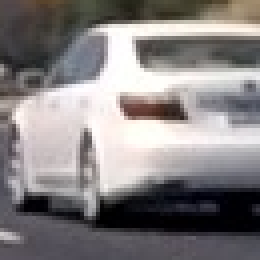
#> input picture vehicles/Extra/test3.png, 65 x 65 px (shown 4 times larger); its folder holds only this picture in this run
$ jupyter execute --allow-errors vehicle_detector.ipynb   (shell and % lines are left out)   (older library calls are emulated)
#> lines starting #> are read from the running program, lines starting #| are printed output that depends on the picture
# Self-Driving Car Engineer Nanodegree

## Project: Vehicle Detection

The goals / steps of this project are the following:

* Perform a Histogram of Oriented Gradients (HOG) feature extraction on a labeled training set of images and train a classifier Linear SVM classifier
* Optionally, you can also apply a color transform and append binned color features, as well as histograms of color, to your HOG feature vector.
* Note: for those first two steps don't forget to normalize your features and randomize a selection for training and testing.
* Implement a sliding-window technique and use your trained classifier to search for vehicles in images.
* Run your pipeline on a video stream (start with the test_video.mp4 and later implement on full project_video.mp4) and create a heat map of recurring detections frame by frame to reject outliers and follow detected vehicles.
* Estimate a bounding box for vehicles detected.

### Import section

[cell 1]
# Import section
import numpy as np
import cv2
import matplotlib.pyplot as plt
import matplotlib.image as mpimg
import glob
import time
from skimage.feature import hog
from sklearn.svm import LinearSVC
from sklearn.preprocessing import StandardScaler
from skimage.feature import hog
from sklearn.cross_validation import train_test_split

[cell 2]
# Define a function to return HOG features and visualization
def get_hog_features(img, orient, pix_per_cell, cell_per_block, vis=False, feature_vec=True):
    # Call with two outputs if vis==True
    if vis == True:
        features, hog_image = hog(img, orientations=orient,
                                  pixels_per_cell=(pix_per_cell, pix_per_cell),
                                  block_norm= 'L2-Hys',
                                  cells_per_block=(cell_per_block, cell_per_block),
                                  transform_sqrt=False,
                                  visualise=vis, feature_vector=feature_vec)
        return features, hog_image
    # Otherwise call with one output
    else:
        features = hog(img, orientations=orient,
                       pixels_per_cell=(pix_per_cell, pix_per_cell),
                       cells_per_block=(cell_per_block, cell_per_block),
                       block_norm= 'L2-Hys',
                       transform_sqrt=False,
                       visualise=vis, feature_vector=feature_vec)
        return features

[cell 3]
# Define a function to compute binned color features
def bin_spatial(img, size=(32, 32)):
    # Use cv2.resize().ravel() to create the feature vector
    features = cv2.resize(img, size).ravel()
    # Return the feature vector
    return features

[cell 4]
# Define a function to compute color histogram features
# NEED TO CHANGE bins_range if reading .png files with mpimg!
def color_hist(img, nbins=32, bins_range=(0, 256)):
    # Compute the histogram of the color channels separately
    channel1_hist = np.histogram(img[:,:,0], bins=nbins, range=bins_range)
    channel2_hist = np.histogram(img[:,:,1], bins=nbins, range=bins_range)
    channel3_hist = np.histogram(img[:,:,2], bins=nbins, range=bins_range)
    # Concatenate the histograms into a single feature vector
    hist_features = np.concatenate((channel1_hist[0], channel2_hist[0], channel3_hist[0]))
    # Return the individual histograms, bin_centers and feature vector
    return hist_features

[cell 5]
# Define a function to extract features from a list of images
# Have this function call bin_spatial() and color_hist()
def extract_features(imgs, color_space='RGB', spatial_size=(32, 32),
                        hist_bins=32, orient=9,
                        pix_per_cell=8, cell_per_block=2, hog_channel=0,
                        spatial_feat=True, hist_feat=True, hog_feat=True):
    # Create a list to append feature vectors to
    features = []
    # Iterate through the list of images
    for file in imgs:
        file_features = []
        # Read in each one by one
        image = mpimg.imread(file)
        # apply color conversion if other than 'RGB'
        if color_space != 'RGB':
            if color_space == 'HSV':
                feature_image = cv2.cvtColor(image, cv2.COLOR_RGB2HSV)
            elif color_space == 'LUV':
                feature_image = cv2.cvtColor(image, cv2.COLOR_RGB2LUV)
            elif color_space == 'HLS':
                feature_image = cv2.cvtColor(image, cv2.COLOR_RGB2HLS)
            elif color_space == 'YUV':
                feature_image = cv2.cvtColor(image, cv2.COLOR_RGB2YUV)
            elif color_space == 'YCrCb':
                feature_image = cv2.cvtColor(image, cv2.COLOR_RGB2YCrCb)
        else: feature_image = np.copy(image)

        if spatial_feat == True:
            spatial_features = bin_spatial(feature_image, size=spatial_size)
            file_features.append(spatial_features)
        if hist_feat == True:
            # Apply color_hist()
            hist_features = color_hist(feature_image, nbins=hist_bins)
            file_features.append(hist_features)
        if hog_feat == True:
        # Call get_hog_features() with vis=False, feature_vec=True
            if hog_channel == 'ALL':
                hog_features = []
                for channel in range(feature_image.shape[2]):
                    hog_features.append(get_hog_features(feature_image[:,:,channel],
                                        orient, pix_per_cell, cell_per_block,
                                        vis=False, feature_vec=True))
                hog_features = np.ravel(hog_features)
            else:
                hog_features = get_hog_features(feature_image[:,:,hog_channel], orient,
                            pix_per_cell, cell_per_block, vis=False, feature_vec=True)
            # Append the new feature vector to the features list
            file_features.append(hog_features)
        features.append(np.concatenate(file_features))
    # Return list of feature vectors
    return features

[cell 6]
vehicles_image_path = glob.glob("vehicles/**/*.png", recursive=True)
not_vehicles_image_path = glob.glob("non_vehicles/**/*.png", recursive=True)
print("Vehicles amount:", len(vehicles_image_path))
print("Not vehicles amount:", len(not_vehicles_image_path))

[cell 7]
# Show 20 samples of each of the data sets
samples = 20
car_image_samples = []
not_car_image_samples = []

fig, axs = plt.subplots(8, 5, figsize=(25, 25))
axs = axs.ravel()

#> (the rest of this cell did not finish here and is left out)

[cell 8]
# Extract the HOG feature of some samples and show them
hog_samples = []
for car in car_image_samples[:3]:
    features, hog_image = get_hog_features(car[:,:,2], 9, 8, 2, vis=True, feature_vec=True)
    hog_samples.append(hog_image)

    fig, axs = plt.subplots(1, 2, figsize=(8, 8))
    axs = axs.ravel()
    axs[0].imshow(car)
    axs[0].axis('off')
    axs[0].set_title("Car image")

    axs[1].imshow(hog_image, cmap='gray')
    axs[1].axis('off')
    axs[1].set_title("HOG image")
#> this loop made 2 passes
#> pass 1, in get_hog_features, `features, hog_image = hog(img, orientations=orient, pixels_per_cell=(p..`:
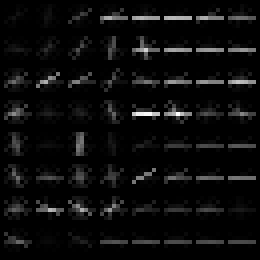
#> hog_image: shape (65, 65) float32 (shown 4 times larger); min 0, max 0.294, mean 0.0141; drawn with min black and max white
#> pass 2, `features, hog_image = get_hog_features(car[:,:,2], 9, 8, 2, vis=True, ..`:
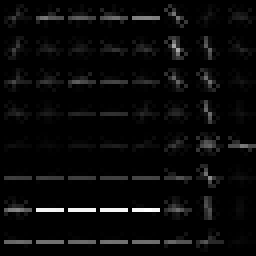
#> hog_image: shape (64, 64) float32 (shown 4 times larger); min 0, max 0.168, mean 0.00625; drawn with min black and max white
#> after the loop, hog_samples = 2 items

for not_car in not_car_image_samples[4:7]:
    features, hog_image = get_hog_features(not_car[:,:,2], 9, 8, 2, vis=True, feature_vec=True)
    hog_samples.append(hog_image)

    fig, axs = plt.subplots(1, 2, figsize=(8, 8))
    axs = axs.ravel()
    axs[0].imshow(not_car)
    axs[0].axis('off')
    axs[0].set_title("Not Car image")

    axs[1].imshow(hog_image, cmap='gray')
    axs[1].axis('off')
    axs[1].set_title("HOG image")
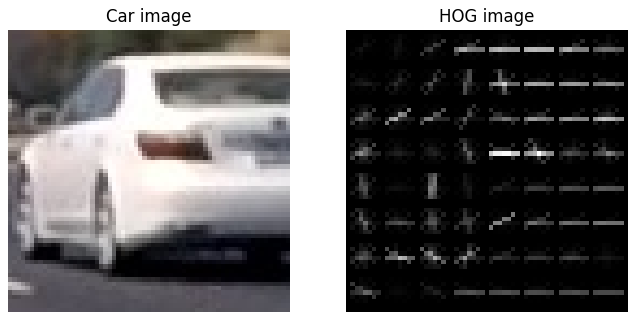
#> figure drawn by matplotlib, 2 panels
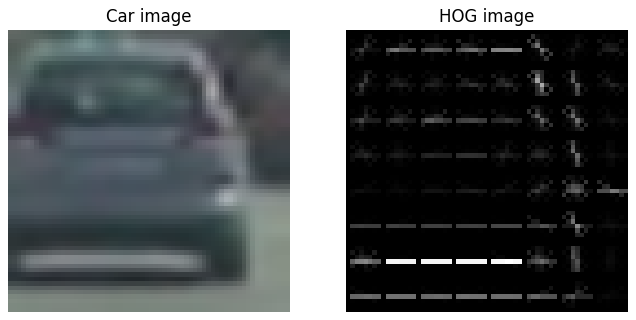
#> figure drawn by matplotlib, 2 panels

[cell 9]
# Parameters to tune for feature extraction
color_space = 'LUV' # Can be RGB, HSV, LUV, HLS, YUV, YCrCb
orient = 12  # HOG orientations
pix_per_cell = 10 # HOG pixels per cell
cell_per_block = 2 # HOG cells per block
hog_channel = 'ALL' # Can be 0, 1, 2, or "ALL"
spatial_size = (16, 16) # Spatial binning dimensions
hist_bins = 16    # Number of histogram bins
spatial_feat = True # Spatial features on or off
hist_feat = True # Histogram features on or off
hog_feat = True # HOG features on or off

car_features = extract_features(vehicles_image_path, color_space=color_space,
                        spatial_size=spatial_size, hist_bins=hist_bins,
                        orient=orient, pix_per_cell=pix_per_cell,
                        cell_per_block=cell_per_block,
                        hog_channel=hog_channel, spatial_feat=spatial_feat,
                        hist_feat=hist_feat, hog_feat=hog_feat)
#> in extract_features, image is the input picture: shape (65, 65, 3) float32; mean R, G, B 0.523, 0.506, 0.507
#> in extract_features, `feature_image = cv2.cvtColor(image, cv2.COLOR_RGB2LUV)`: feature_image: shape (65, 65, 3) float32; mean of channels 0, 1, 2 52.8, 2.5, 0.4
#> in bin_spatial, `features = cv2.resize(img, size).ravel()`: features = 768 values, max 99.89 at index 213, min -12.33 at index 161, mean 18.79
#> in extract_features, `spatial_features = bin_spatial(feature_image, size=spatial_size)`: spatial_features has the same summary as features in bin_spatial
#> in color_hist, `hist_features = np.concatenate((channel1_hist[0], channel2_hist[0], ch..`: hist_features = 48 values, max 3293 at index 16, min 0 at index 7, mean 200.5
#> after the loop in extract_features, `for channel in range(feature_image.shape[2]):`: hog_features = 3 items
#> in extract_features, `hog_features = np.ravel(hog_features)`: hog_features = 3600 values, max 0.387 at index 1613, min 0 at index 164, mean 0.109
#> car_features = 2 items
notcar_features = extract_features(not_vehicles_image_path, color_space=color_space,
                        spatial_size=spatial_size, hist_bins=hist_bins,
                        orient=orient, pix_per_cell=pix_per_cell,
                        cell_per_block=cell_per_block,
                        hog_channel=hog_channel, spatial_feat=spatial_feat,
                        hist_feat=hist_feat, hog_feat=hog_feat)

# Create an array stack of feature vectors
#> (the rest of this cell did not finish here and is left out)
